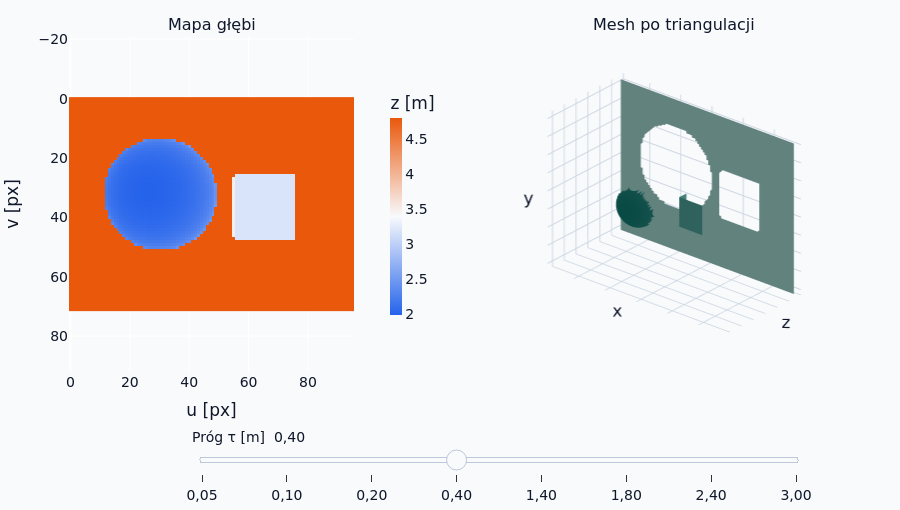

The notebook cell this image was saved under:
### Code cell
thresholds = (0.05, 0.10, 0.20, 0.40, 1.40, 1.80, 2.40, 3.00)
initial_step = 3
depth_figure = make_subplots(
    rows=1, cols=2, specs=[[{"type": "heatmap"}, {"type": "scene"}]],
    subplot_titles=("Mapa głębi", "Mesh po triangulacji"),
    column_widths=[0.40, 0.60], horizontal_spacing=0.13,
)
depth_figure.add_trace(go.Heatmap(
    z=depth, colorscale=[[0, BLUE], [0.5, BG], [1, ORANGE]],
    colorbar=dict(title="z [m]", x=0.39, xpad=2, len=0.72, thickness=12),
    hovertemplate="u=%{x}, v=%{y}<br>z=%{z:.2f} m<extra></extra>",
), row=1, col=1)
depth_figure.update_xaxes(title_text="u [px]")
depth_figure.update_yaxes(title_text="v [px]", autorange="reversed", scaleanchor="x")
depth_surface = mesh_trace(depth_points, faces_at(thresholds[initial_step]))
depth_surface.update(
    intensity=depth_points[:, 2].astype(np.float32), cmin=2.0, cmax=4.8,
    colorscale=[[0, TEAL], [1, "#9CCFC8"]], showscale=False,
)
depth_figure.add_trace(depth_surface, row=1, col=2)
depth_figure.update_scenes(**scene_layout(
    ((-2.85, 2.85), (-2.15, 2.15), (1.8, 5.0)), eye=(1.22, -0.93, -1.45), up=(0, -1, 0),
))

steps = []
for threshold in thresholds:
    steps.append(dict(
        label=f"{threshold:.2f}".replace(".", ","), method="restyle",
        args=[mesh_index_update(faces_at(threshold)), [1]],
    ))
style_figure(depth_figure, 510)
depth_figure.update_layout(
    sliders=[dict(active=initial_step, currentvalue=dict(prefix="Próg τ [m]  "),
                  steps=steps, x=0.15, len=0.75, pad=dict(t=52))],
    margin=dict(b=85),
)
depth_figure.show()

### Figure 1 — Plotly figure (JSON) as saved in the notebook; plotly's stock layout.template omitted (floating-point values rounded to 4 significant figures; data arrays with more than 128 entries replaced by an {"elided": "..."} marker saying what was removed)
{"data": [{"colorbar": {"len": 0.72, "thickness": 12, "title": {"text": "z [m]"}, "x": 0.39, "xpad": 2}, "colorscale": [[0, "#2563EB"], [0.5, "#F8FAFC"], [1, "#EA580C"]], "hovertemplate": "u=%{x}, v=%{y}<br>z=%{z:.2f} m<extra></extra>", "type": "heatmap", "xaxis": "x", "yaxis": "y", "z": {"elided": "72x96 float values"}}, {"cmax": 4.8, "cmin": 2, "color": "#0F766E", "colorscale": [[0, "#0F766E"], [1, "#9CCFC8"]], "flatshading": true, "hoverinfo": "skip", "i": {"elided": "13064 int values"}, "intensity": {"elided": "6912 float values"}, "j": {"elided": "13064 int values"}, "k": {"elided": "13064 int values"}, "lighting": {"ambient": 0.63, "diffuse": 0.65, "roughness": 1, "specular": 0}, "scene": "scene", "showlegend": false, "showscale": false, "type": "mesh3d", "x": {"elided": "6912 float values"}, "y": {"elided": "6912 float values"}, "z": {"elided": "6912 float values"}}], "layout": {"annotations": [{"font": {"size": 16}, "showarrow": false, "text": "Mapa głębi", "x": 0.174, "xanchor": "center", "xref": "paper", "y": 1, "yanchor": "bottom", "yref": "paper"}, {"font": {"size": 16}, "showarrow": false, "text": "Mesh po triangulacji", "x": 0.739, "xanchor": "center", "xref": "paper", "y": 1, "yanchor": "bottom", "yref": "paper"}], "font": {"color": "#0F172A", "family": "DejaVu Sans, sans-serif", "size": 14}, "height": 510, "margin": {"b": 85, "l": 12, "r": 12, "t": 36}, "paper_bgcolor": "#F8FAFC", "plot_bgcolor": "#F8FAFC", "scene": {"aspectmode": "data", "bgcolor": "#F8FAFC", "camera": {"eye": {"x": 1.22, "y": -0.93, "z": -1.45}, "projection": {"type": "orthographic"}, "up": {"x": 0, "y": -1, "z": 0}}, "domain": {"x": [0.478, 1], "y": [0, 1]}, "uirevision": "camera", "xaxis": {"backgroundcolor": "#F8FAFC", "gridcolor": "#CBD5E1", "range": [-2.85, 2.85], "showticklabels": false, "title": {"text": "x"}, "zeroline": false}, "yaxis": {"backgroundcolor": "#F8FAFC", "gridcolor": "#CBD5E1", "range": [-2.15, 2.15], "showticklabels": false, "title": {"text": "y"}, "zeroline": false}, "zaxis": {"backgroundcolor": "#F8FAFC", "gridcolor": "#CBD5E1", "range": [1.8, 5], "showticklabels": false, "title": {"text": "z"}, "zeroline": false}}, "sliders": [{"active": 3, "currentvalue": {"prefix": "Próg τ [m]  "}, "len": 0.75, "pad": {"t": 52}, "steps": [{"args": [{"i": {"elided": "1x12678 int values"}, "j": {"elided": "1x12678 int values"}, "k": {"elided": "1x12678 int values"}}, [1]], "label": "0,05", "method": "restyle"}, {"args": [{"i": {"elided": "1x12969 int values"}, "j": {"elided": "1x12969 int values"}, "k": {"elided": "1x12969 int values"}}, [1]], "label": "0,10", "method": "restyle"}, {"args": [{"i": {"elided": "1x13023 int values"}, "j": {"elided": "1x13023 int values"}, "k": {"elided": "1x13023 int values"}}, [1]], "label": "0,20", "method": "restyle"}, {"args": [{"i": {"elided": "1x13064 int values"}, "j": {"elided": "1x13064 int values"}, "k": {"elided": "1x13064 int values"}}, [1]], "label": "0,40", "method": "restyle"}, {"args": [{"i": {"elided": "1x13105 int values"}, "j": {"elided": "1x13105 int values"}, "k": {"elided": "1x13105 int values"}}, [1]], "label": "1,40", "method": "restyle"}, {"args": [{"i": {"elided": "1x13232 int values"}, "j": {"elided": "1x13232 int values"}, "k": {"elided": "1x13232 int values"}}, [1]], "label": "1,80", "method": "restyle"}, {"args": [{"i": {"elided": "1x13274 int values"}, "j": {"elided": "1x13274 int values"}, "k": {"elided": "1x13274 int values"}}, [1]], "label": "2,40", "method": "restyle"}, {"args": [{"i": {"elided": "1x13490 int values"}, "j": {"elided": "1x13490 int values"}, "k": {"elided": "1x13490 int values"}}, [1]], "label": "3,00", "method": "restyle"}], "x": 0.15}], "xaxis": {"anchor": "y", "domain": [0, 0.348], "title": {"text": "u [px]"}}, "yaxis": {"anchor": "x", "autorange": "reversed", "domain": [0, 1], "scaleanchor": "x", "title": {"text": "v [px]"}}}}
